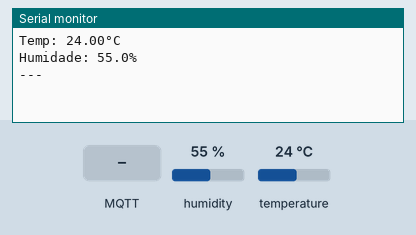
Simulated run of this sketch. Board: Raspberry Pi Pico. Parts: the last lines printed to the serial monitor. The inputs (shaded band) are chosen by the test bench; at power-on: humidity 55 %, temperature 24 °C. No MQTT or app messages arrive unless stated.

Above: at 2.3 s.
2.4 s: MQTT message "1" arrives on the first subscribed topic
At 3.4 s:
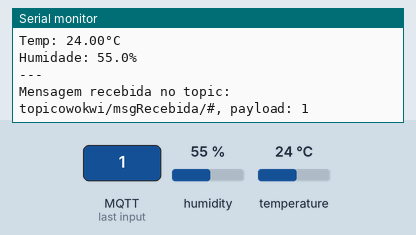
3.9 s: MQTT message "on" arrives on the first subscribed topic
At 4.5 s:
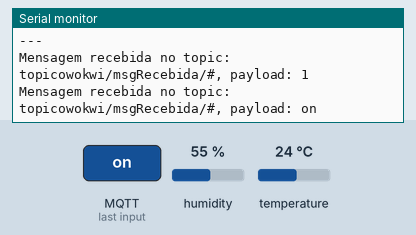
5.4 s: MQTT message "off" arrives on the first subscribed topic
At 6.9 s:
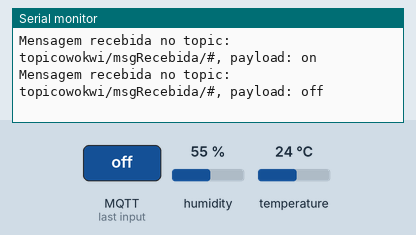

Measured:
- after the input at 2.4 s, the serial monitor: prints a new line at once (image 1)
- after the input at 3.9 s, the serial monitor: prints a new line at once (image 2)
- after the input at 5.4 s, the serial monitor: prints a new line at once (image 3)

The sketch:

mqtt_esp32_dht22.ino
```cpp
// (licence header left out)
#include "EspMQTTClient.h"
#include "DHTesp.h"

EspMQTTClient client(
  "Wokwi-GUEST",        // SSID (rede virtual do Wokwi)
  "",                   // Senha (sem senha no Wokwi)
  "test.mosquitto.org", // Broker MQTT
  "mqtt-wokwi",         // Client ID
  1883                  // Porta
);

const int DHT_PIN = 15;
DHTesp dhtSensor;

void setup()
{
  Serial.begin(115200);
  dhtSensor.setup(DHT_PIN, DHTesp::DHT22);
  client.enableDebuggingMessages();
  client.enableHTTPWebUpdater();
  client.enableOTA();
  client.enableLastWillMessage("TestClient/lastwill", "Vou ficar offline");
}

void lerEnviarDados() {
  TempAndHumidity data = dhtSensor.getTempAndHumidity();
  Serial.println("Temp: " + String(data.temperature, 2) + "°C");
  Serial.println("Humidade: " + String(data.humidity, 1) + "%");
  Serial.println("---");
  client.publish("topicowokwi/Temp",     String(data.temperature, 2) + "°C");
  client.publish("topicowokwi/Humidade", String(data.humidity, 1) + "%");
}

void onConnectionEstablished()
{
  client.subscribe("topicowokwi/msgRecebida/#", [](const String& topic, const String& payload) {
    Serial.println("Mensagem recebida no topic: " + topic + ", payload: " + payload);
  });
  lerEnviarDados();
}

void loop()
{
  client.loop();
}
```
